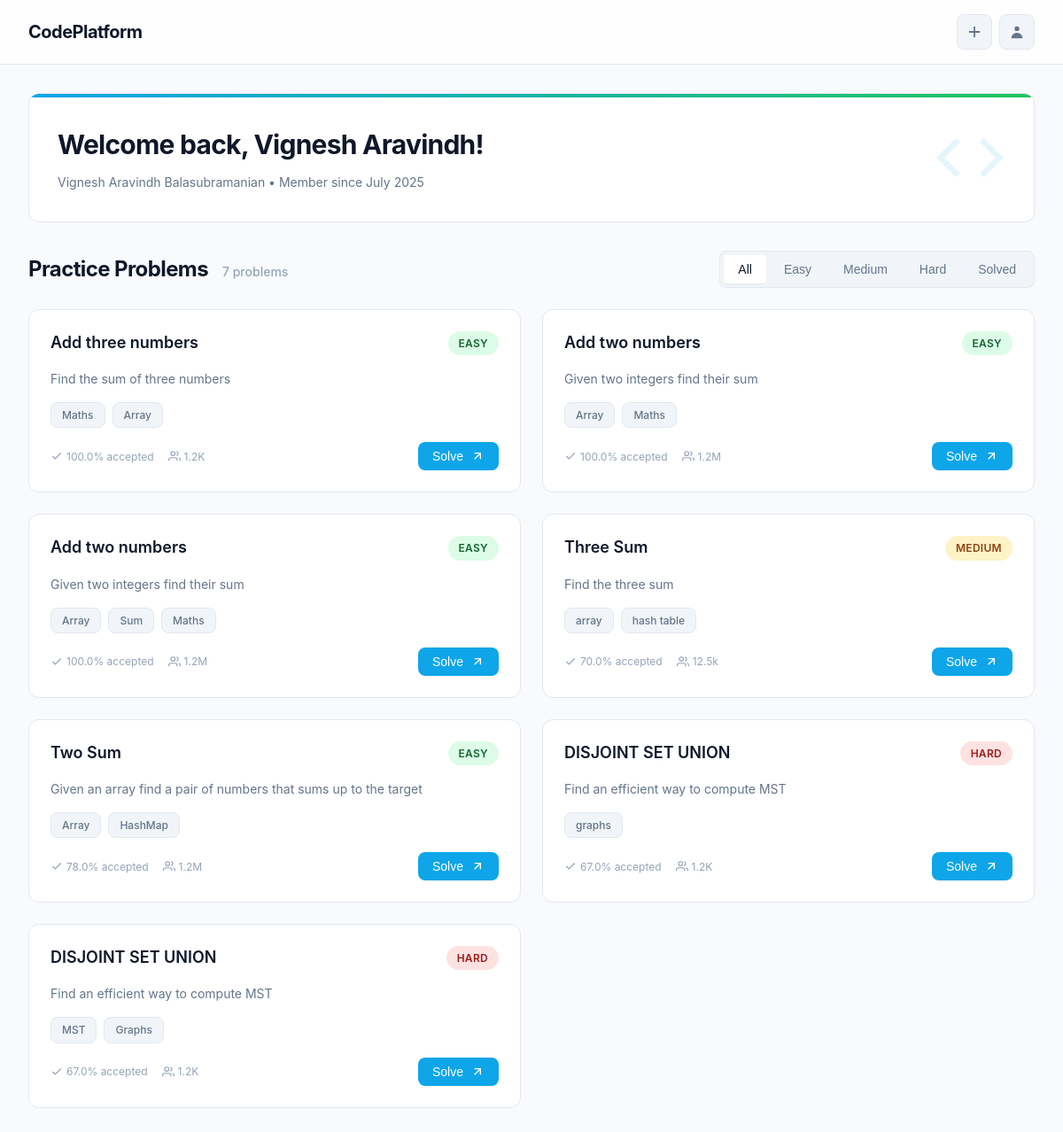
Page /home/12/problems (signed in) on the committed database.
### registration/models.py (models this page shows, shortened)
class User(AbstractBaseUser, PermissionsMixin):
    firstname = models.CharField(max_length=20)
    lastname = models.CharField(max_length=20)
    registration_time = models.DateTimeField(auto_now_add=True)
    email = models.EmailField(unique=True)
    password = models.CharField(max_length=128, validators=[MinLengthValidator(7)])
    join_date = models.DateTimeField(auto_now_add=True)
    last_login = models.DateTimeField(null=True, blank=True)
    profile_photo = models.ImageField(upload_to='profile_photos/', blank=True, null=True)
    is_community_user = models.BooleanField(default=False)
    is_approved = models.BooleanField(default=False)  # Only relevant if is_community_user is True
    is_active = models.BooleanField(default=True)
    is_staff = models.BooleanField(default=False)
    objects = UserManager()
    USERNAME_FIELD = 'email'
    REQUIRED_FIELDS = ['firstname', 'lastname']  # ✅ Add this

### problems/models.py (models this page shows, shortened)
class Problem(models.Model):
    DIFFICULTY_CHOICES = [
        ('Easy', 'Easy'),
        ('Medium', 'Medium'),
        ('Hard', 'Hard'),
    ]
    title = models.CharField(max_length=200)
    difficulty = models.CharField(max_length=20, choices=DIFFICULTY_CHOICES)
    description = models.TextField()
    tags = models.CharField(max_length=500, blank=True)  # Comma-separated
    languages = models.CharField(max_length=200, blank=True)  # Comma-separated
    acceptance_rate = models.DecimalField(max_digits=5, decimal_places=1, null=True, blank=True)
    submissions = models.CharField(max_length=50, blank=True)
    created_at = models.DateTimeField(auto_now_add=True)
    updated_at = models.DateTimeField(auto_now=True)
    examples = models.TextField(blank=True)  # Store as JSON or formatted text
    constraints = models.TextField(blank=True)
    follow_up = models.TextField(blank=True)
    python_template = models.TextField(blank=True)
    javascript_template = models.TextField(blank=True)
    java_template = models.TextField(blank=True)
    cpp_template = models.TextField(blank=True)
    c_template = models.TextField(blank=True)
    def get_tags_list(self):
        return [tag.strip() for tag in self.tags.split(',') if tag.strip()]
    class Meta:
        ordering = ['-created_at']

### problems/views.py (the view)
# urls.py: path('home/<int:id>/problems', render_problemspage, name = "problems-page"),
@login_required(login_url='login')
@never_cache
def render_problemspage(request, id):
    user = get_object_or_404(User, id=id)
    problems = Problem.objects.all()
    try:
        solved_problem_ids = Submission.objects.filter(
            user=user,
            verdict='Accepted'  # Adjust this based on your status choices
        ).values_list('problem_id', flat=True).distinct()
        solved_problem_ids = list(solved_problem_ids)
    except:
        solved_problem_ids = []
    print(solved_problem_ids)
    return render(request, "problems.html", {
        'user': user,
        'problems': problems,
        'solved_problem_ids': solved_problem_ids,
    })

### problems/templates/problems.html (shortened to what this page needs)
<!DOCTYPE html>
{% load static %}
<html lang="en">
<head>
    <link rel="stylesheet" href="{% static 'problems/style-new.css' %}">
</head>
<body>
    <nav class="navbar">
        <div class="nav-container">
            <a href="#" class="logo">CodePlatform</a>
            <div class="nav-icons">
                <a href="{% url 'add_problem' user.id %}" class="nav-icon" title="Add Problem">
                    <svg fill="currentColor" viewBox="0 0 20 20">
                        <path fill-rule="evenodd" d="M10 3a1 1 0 011 1v5h5a1 1 0 110 2h-5v5a1 1 0 11-2 0v-5H4a1 1 0 110-2h5V4a1 1 0 011-1z" clip-rule="evenodd"/>
                    </svg>
                </a>
                <a href="{% url 'user-details' user.id %}" class="nav-icon" title="Profile">
                    <svg fill="currentColor" viewBox="0 0 20 20">
                        <path fill-rule="evenodd" d="M10 9a3 3 0 100-6 3 3 0 000 6zm-7 9a7 7 0 1114 0H3z" clip-rule="evenodd"/>
                    </svg>
                </a>
            </div>
        </div>
    </nav>
    <div class="container">
        <div class="welcome-section">
            <div class="welcome-content">
                <h1>Welcome back, {{user.firstname}}!</h1>
                <p class="user-info">{{user.firstname}} {{user.lastname}} • Member since {{user.join_date|date:"F Y"}}</p>
            </div>
            <div class="welcome-visual">
                <div class="code-icon">
                    <svg viewBox="0 0 24 24" fill="none" stroke="currentColor" stroke-width="2">
                        <polyline points="16,18 22,12 16,6"></polyline>
                        <polyline points="8,6 2,12 8,18"></polyline>
                    </svg>
                </div>
            </div>
        </div>
        <div class="section-header">
            <div class="header-content">
                <h2 class="section-title">Practice Problems</h2>
                <span class="problem-count">{{ problems|length }} problems</span>
            </div>
            <div class="filter-tabs">
                <button class="tab active" data-filter="all">All</button>
                <button class="tab" data-filter="Easy">Easy</button>
                <button class="tab" data-filter="Medium">Medium</button>
                <button class="tab" data-filter="Hard">Hard</button>
                <button class="tab" data-filter="solved">Solved</button>
            </div>
        </div>
        <div class="problems-container">
            {% for problem in problems %}
                <div class="problem-card" data-difficulty="{{ problem.difficulty }}" data-problem-id="{{ problem.id }}" data-solved="{% if problem.id in solved_problem_ids %}true{% else %}false{% endif %}">
                    <div class="card-header">
                        <h3 class="problem-title">
                            {{ problem.title }}
                        </h3>
                        <span class="difficulty-badge difficulty-{{ problem.difficulty|lower }}">{{ problem.difficulty }}</span>
                    </div>
                    <p class="problem-description">
                        {{ problem.description|truncatewords:25 }}
                    </p>
                    {% if problem.get_tags_list %}
                        <div class="problem-tags">
                            {% for tag in problem.get_tags_list %}
                                <span class="tag">{{ tag }}</span>
                            {% endfor %}
                        </div>
                    {% endif %}
                    <div class="card-footer">
                        <div class="problem-stats">
                            {% if problem.acceptance_rate %}
                                <span class="stat">
                                    <svg viewBox="0 0 24 24" fill="none" stroke="currentColor" stroke-width="2">
                                        <polyline points="20,6 9,17 4,12"></polyline>
                                    </svg>
                                    {{ problem.acceptance_rate }}% accepted
                                </span>
                            {% endif %}
                            {% if problem.submissions %}
                                <span class="stat">
                                    <svg viewBox="0 0 24 24" fill="none" stroke="currentColor" stroke-width="2">
                                        <path d="M17 21v-2a4 4 0 0 0-4-4H5a4 4 0 0 0-4 4v2"></path>
                                        <circle cx="9" cy="7" r="4"></circle>
                                        <path d="M23 21v-2a4 4 0 0 0-3-3.87"></path>
                                        <path d="M16 3.13a4 4 0 0 1 0 7.75"></path>
                                    </svg>
                                    {{ problem.submissions }}
                                </span>
                            {% endif %}
                        </div>
                        <button class="solve-btn" data-problem-id="{{ problem.id }}">
                            <span>{% if problem.id in solved_problem_ids %}View Solution{% else %}Solve{% endif %}</span>
                            <svg viewBox="0 0 24 24" fill="none" stroke="currentColor" stroke-width="2">
                                <line x1="7" y1="17" x2="17" y2="7"></line>
                                <polyline points="7,7 17,7 17,17"></polyline>
                            </svg>
                        </button>
                    </div>
                </div>
            {% endfor %}
        </div>
    </div>
</body>
</html>

### rows in the picture
User: firstname "Vignesh Aravindh", lastname "Balasubramanian", join_date "July 2025"
Problem: title "Add three numbers", difficulty "EASY", description "Find the sum of three numbers", get_tags_list "Maths" "Array", acceptance_rate "100.0", submissions "1.2K", shows "Solve"
Problem: title "Add two numbers", difficulty "EASY", description "Given two integers find their sum", get_tags_list "Array" "Maths", acceptance_rate "100.0", submissions "1.2M", shows "Solve"
Problem: title "Add two numbers", difficulty "EASY", description "Given two integers find their sum", get_tags_list "Array" "Sum" "Maths", acceptance_rate "100.0", submissions "1.2M", shows "Solve"
Problem: title "Three Sum", difficulty "MEDIUM", description "Find the three sum", get_tags_list "array" "hash table", acceptance_rate "70.0", submissions "12.5k", shows "Solve"
Problem: title "Two Sum", difficulty "EASY", description "Given an array find a pair of numbers that sums up to the target", get_tags_list "Array" "HashMap", acceptance_rate "78.0", submissions "1.2M", shows "Solve"
Problem: title "DISJOINT SET UNION", difficulty "HARD", description "Find an efficient way to compute MST", get_tags_list "graphs", acceptance_rate "67.0", submissions "1.2K", shows "Solve"
Problem: title "DISJOINT SET UNION", difficulty "HARD", description "Find an efficient way to compute MST", get_tags_list "MST" "Graphs", acceptance_rate "67.0", submissions "1.2K", shows "Solve"
